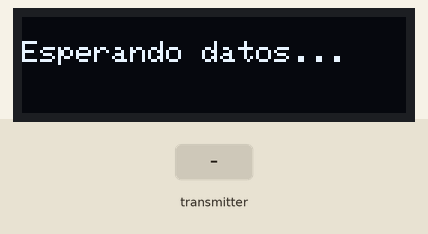
Recording of a sketch running on a simulated Arduino Uno, built with avr-gcc and run on an emulated ATmega328P. On the bench: 128×32 one-colour display. The test bench sets the inputs (shaded band). No radio packets arrive unless stated.

Above: at 1.2 s.
1.3 s: the transmitter starts sending temperatura = 0
At 2.0 s:
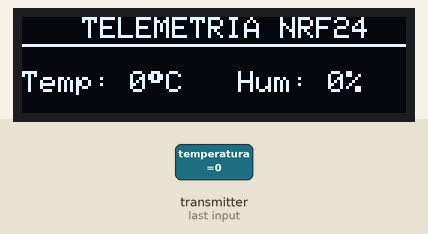
2.8 s: the transmitter starts sending humedad = 25
At 3.2 s:
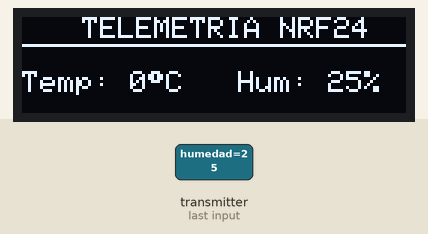
4.3 s: the transmitter starts sending temperatura = 25
At 5.5 s:
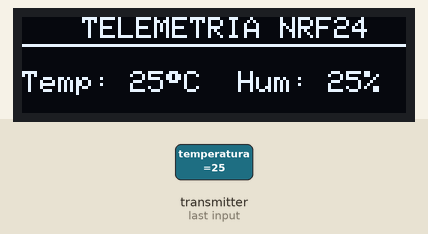
5.8 s: the transmitter starts sending humedad = 0
At 6.7 s:
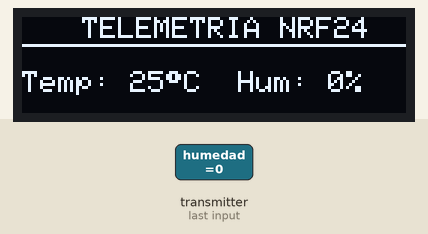
Timing chart, 0 to 8.3 s (numbered marks = the images above; inputs shaded):
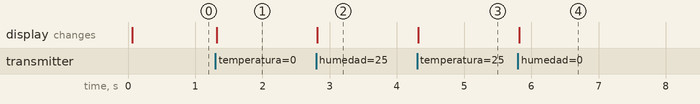

Measured:
- after the input at 1.3 s, the display: changes at once (image 1)
- after the input at 2.8 s, the display: changes at once (image 2)
- after the input at 4.3 s, the display: changes at once (image 3)
- after the input at 5.8 s, the display: changes at once (image 4)

The sketch:

dht22_rf24_receptor.ino
```cpp
#include <SPI.h>
#include <RF24.h>
#include <Wire.h>
#include <Adafruit_GFX.h>
#include <Adafruit_SSD1306.h>

#define ANCHO_PANTALLA 128
#define ALTO_PANTALLA 32 // Ajustado a tu pantalla de 128x32
Adafruit_SSD1306 oled(ANCHO_PANTALLA, ALTO_PANTALLA, &Wire, -1);

RF24 radio(9, 10); // CE, CSN

// CORRECCIÓN: Sintaxis correcta con corchetes para la librería RF24
const byte direccion[6] = "000001";

struct DatosTelemetria {
  float temperatura;
  float humedad;
};

DatosTelemetria datosRecibidos;

void setup() {
  Serial.begin(115200);

  // Inicializar pantalla de 128x32 (Dirección I2C común: 0x3C)
  if(!oled.begin(SSD1306_SWITCHCAPVCC, 0x3C)) {
    Serial.println(F("Fallo OLED. Revisa pines 20 (SDA) y 21 (SCL)"));
    while(1);
  }

  oled.clearDisplay();
  oled.setTextSize(1);
  oled.setTextColor(SSD1306_WHITE);
  oled.setCursor(0,0);
  oled.println(F("Iniciando Radio..."));
  oled.display();

  if (!radio.begin()) {
    oled.clearDisplay();
    oled.println(F("Error SPI (50-52)"));
    oled.display();
    while (1);
  }

  radio.setPALevel(RF24_PA_LOW);
  radio.setDataRate(RF24_1MBPS);
  radio.openReadingPipe(1, direccion); // Se pasa el array de la dirección
  radio.startListening();

  oled.clearDisplay();
  oled.println(F("Esperando datos..."));
  oled.display();
}

void loop() {
  if (radio.available()) {
    radio.read(&datosRecibidos, sizeof(datosRecibidos));

    oled.clearDisplay();

    // Distribución optimizada para 128x32 (Dos columnas, texto tamaño 1)
    oled.setTextSize(1);

    // Título superior centrado
    oled.setCursor(20, 0);
    oled.println(F("TELEMETRIA NRF24"));
    oled.drawFastHLine(0, 9, 128, SSD1306_WHITE); // Línea divisoria fina

    // Fila de datos (Lado izquierdo Temperatura, Lado derecho Humedad)
    // Temperatura en X=0, Y=16
    oled.setCursor(0, 18);
    oled.print(F("Temp: "));
    oled.print(datosRecibidos.temperatura, 0);
    oled.print((char)247); // Símbolo °
    oled.print(F("C"));

    // Humedad en X=68, Y=16
    oled.setCursor(72, 18);
    oled.print(F("Hum: "));
    oled.print(datosRecibidos.humedad, 0);
    oled.print(F("%"));

    oled.display();
  }
}
```
